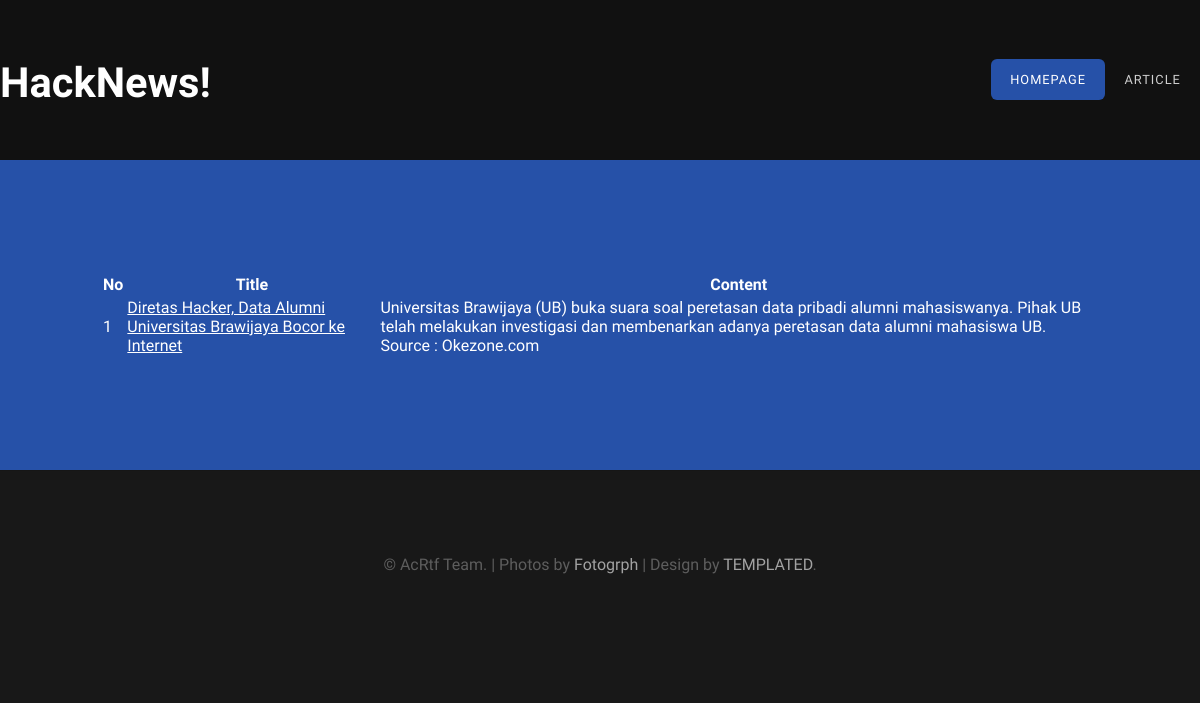
Screenshot of /app/article.php?id=1 with the database file from the repository.
### tables this page shows
CREATE TABLE `article` (
  `id` int(11) NOT NULL,
  `title` varchar(1500) NOT NULL,
  `text` text NOT NULL
);

### app/article.php (the view, shortened to what this page needs)
<?php
	include 'config.php';
?>
<html xmlns="http://www.w3.org/1999/xhtml">
<head>
<link href="default.css" rel="stylesheet" type="text/css" media="all" />
<link href="fonts.css" rel="stylesheet" type="text/css" media="all" />
</head>
<body>
<div id="header-wrapper-article">
	<div id="header" class="container">
		<div id="logo">
			<h1><a href="#">HackNews!</a></h1>
		</div>
		<div id="menu">
			<ul>
				<li class="active"><a href="index.php" accesskey="1" title="">Homepage</a></li>
				<li><a href="#" accesskey="2" title="">Article</a></li>
			</ul>
		</div>
	</div>
</div>
<div id="welcome">
	<div class="container">
	<table border="0">
		<tr>
			<th>No</th>
			<th>Title</th>
			<th>Content</th>
		</tr>
		<?php
		if(isset($_GET['id'])){
			$id = $_GET['id'];
			$data = mysqli_query($conn, "select * from article where id = " . $id) or die(mysqli_error($conn));
		} else{
			$data = mysqli_query($conn, "select * from article") or die(mysqli_error($conn));
		}
		while($d = mysqli_fetch_assoc($data)){
			$id = $d['id'];
		?>
		<tr>
			<td><?php echo $id; ?></td>
			<td><a href="article.php?id=<?php echo $id;?>"><?php echo $d['title']; ?></a></td>
			<td><?php echo $d['text']; ?></td>
		</tr>
		<?php } ?>
	</table>
	</div>
</div>
<div id="copyright" class="container">
	<p>&copy; AcRtf Team. | Photos by <a href="http://fotogrph.com/">Fotogrph</a> | Design by <a href="http://templated.co" rel="nofollow">TEMPLATED</a>.</p>
</div>
</body>
</html>

### app/default.css (style rules this page uses)
html, body { height: 100%; }
body { margin: 0px; padding: 0px; background: #181818; font-family: 'Didact Gothic', sans-serif; font-size: 12pt; font-weight: 200; color: #FFF; }
h1, h2, h3 { margin: 0; padding: 0; }
p, ol, ul { margin-top: 0; }
ol, ul { padding: 0; list-style: none; }
p { line-height: 180%; }
a { color: #ee0000; }
.container { overflow: hidden; margin: 0em auto; width: 1200px; }
#header-wrapper-article { position: relative; padding: 0em 0em 0em 0em; background: #111111; background-size: cover; }
#header { position: relative; padding: 5em 0em; }
#logo { position: absolute; top: 3.6em; left: 0; }
#logo h1 { font-size: 2.6em; color: #79C255; }
#logo a { text-decoration: none; color: rgba(255,255,255,1); }
#menu { position: absolute; top: 4.5em; right: 0; }
#menu ul { display: inline-block; }
#menu li { display: block; float: left; text-align: center; }
#menu li a, #menu li span { padding: 1em 1.5em; letter-spacing: 1px; text-decoration: none; text-transform: uppercase; font-size: 0.8em; color: rgba(255,255,255,0.80); }
#menu .active a { background: #2651a8; border-radius: 6px; color: rgba(255,255,255,1); }
#copyright { overflow: hidden; padding: 5em 0em; border-top: 1px solid rgba(0,0,0,0.08); }
#copyright p { text-align: center; font-size: 1em; color: rgba(255,255,255,0.3); }
#copyright a { text-decoration: none; color: rgba(255,255,255,0.6); }
#welcome { position: relative; padding: 7em 0em 7em 0em; background: #2651a8; background-size: cover; text-align: center; }
#welcome .container { width: 1000px; padding: 0px 100px; color: rgba(255,255,255,0.8); }
#welcome a { color: rgba(255,255,255,1); }

### rows the page displays
article: id "1", title "Diretas Hacker, Data Alumni Universitas Brawijaya Bocor ke Internet", text "Universitas Brawijaya (UB) buka suara soal peretasan data pribadi alumni mahasiswanya. Pihak UB telah melakukan investigasi dan membenarkan adanya peretasan data alumni mahasiswa UB. Source : Okezone.com"
